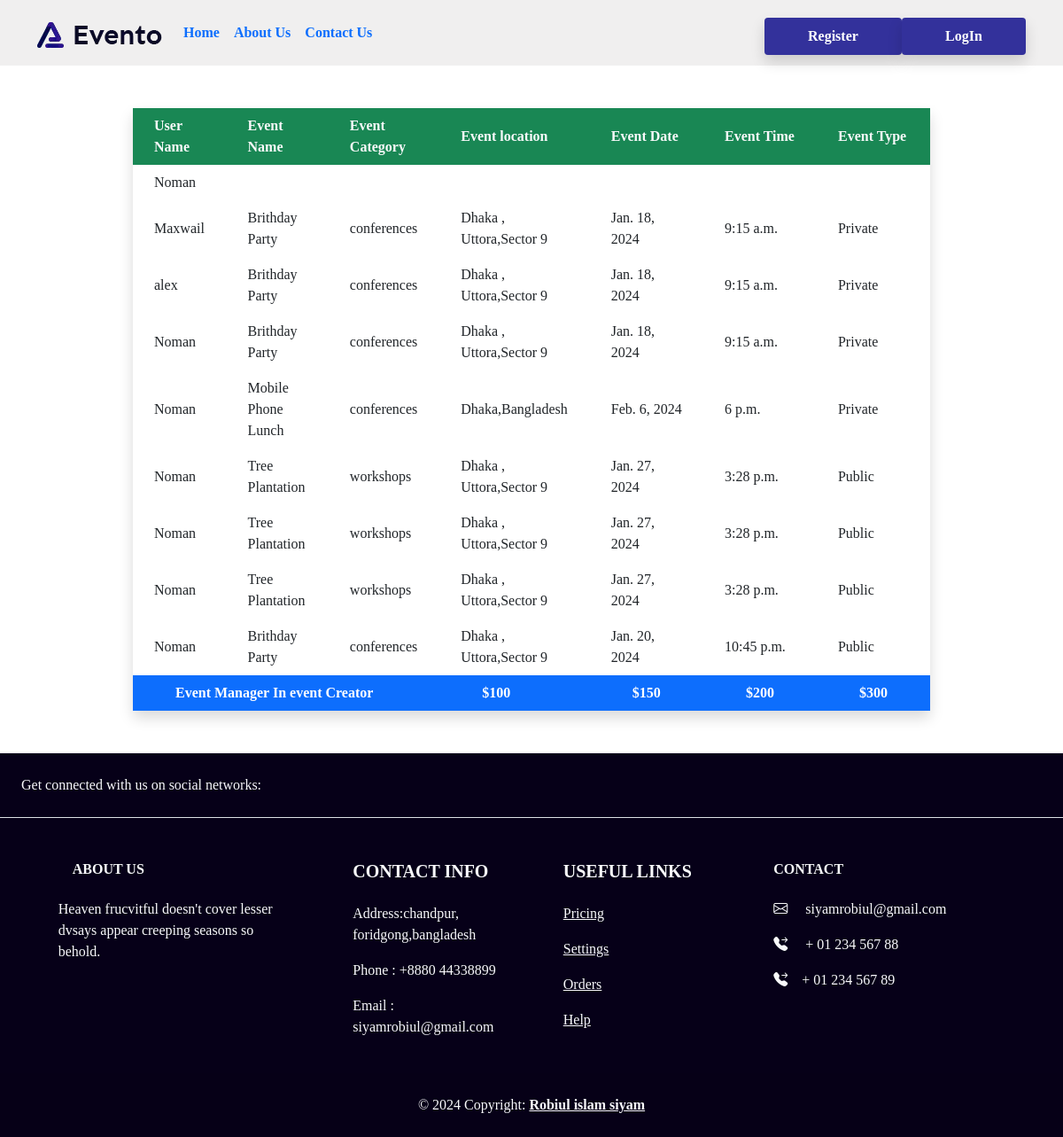
The app's page /event/confrim/, older data.
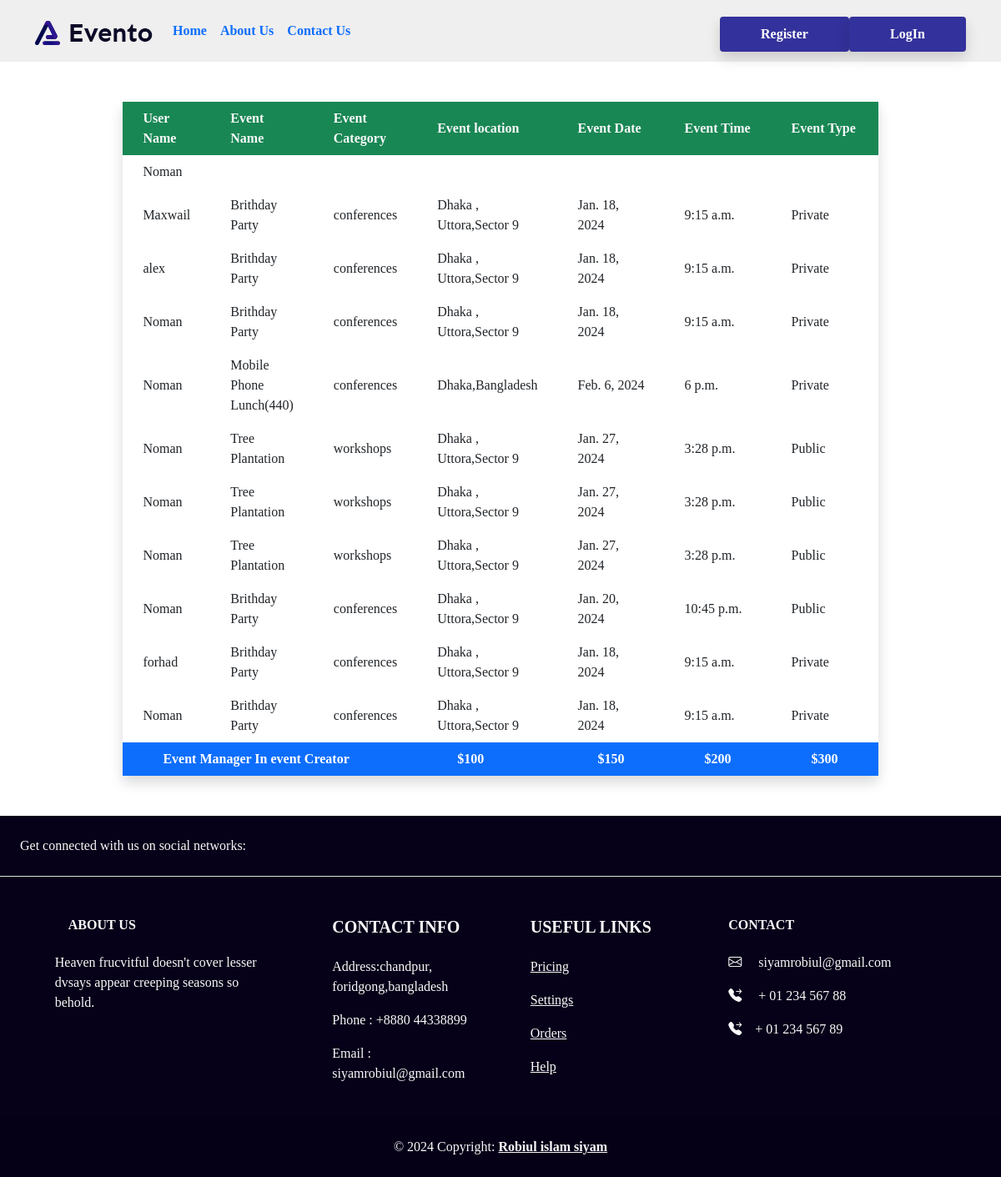
The same page, newer data.
### Event_creation/models.py (models this page shows, shortened)
class Confirm_Event (models.Model):
    user = models.ForeignKey(User, on_delete=models.CASCADE)
    save_events = models.ManyToManyField(Event_creation_model,related_name='save_events')
    creation_time = models.DateTimeField(auto_now_add=True)
    event_status = models.CharField(max_length=20,choices=EVENT_STATUS,null = True,default="Pending")

class Event_creation_model(models.Model):
    event_category = models.ForeignKey(
        Event_category, blank=True, null=True, on_delete=models.CASCADE, default=None
    )
    user = models.ForeignKey(User, blank=True,on_delete=models.CASCADE,null=True)
    count = models.IntegerField(default=0)
    event_name = models.CharField(max_length=250)
    date = models.DateField()
    time = models.TimeField()
    location = models.CharField(max_length=50)
    description = models.TextField()
    event_type = models.CharField(
        max_length=50, choices=EVENT_TYPE_CHOICES, default="Pablic"
    )

### EventCategory/models.py (models this page shows)
class Event_category(models.Model):
    event_category_tags = models.CharField(max_length=50)
    def __str__(self):
        return self.event_category_tags

### Event_creation/views.py (the view)
# urls.py: path("confrim/", views.ConfirmDetailListView.as_view(),name='confrim'),
class ConfirmDetailListView(ListView,LoginRequiredMixin):
    template_name = 'confrim_user.html'
    model = Confirm_Event
    context_object_name = 'confrim_user'
    def get_queryset(self):
        return Confirm_Event.objects.all()

### Event_creation/templates/confrim_user.html
{% extends 'base.html'%}
{% block content %}
<div class="table-responsive">
  <table class="table-auto mx-auto w-75 shadow rounded px-5 mt-5 mb-5">
    <thead class="bg-success text-white text-left">
    <tr class=" rounded p-5  text-light fw-bold">
      <th class="px-4 py-2">User Name </th>
      <th class="px-4 py-2">Event Name </th>
      <th class="px-4 py-2">Event Category</th>
      <th class="px-4 py-2">Event location </th>
      <th class="px-4 py-2">Event Date </th>
      <th class="px-4 py-2">Event Time </th>
      <th class="px-4 py-2">Event Type </th>
    </tr>
  </thead>
  <tbody>
    {% for i in confrim_user %}
    <tr>
      <td class="px-4 py-2">
        {{ i.user.username }}
      </td>
      {% for event in i.save_events.all %}
      <td class="px-4 py-2">
        {{ event.event_name }}
      </td>
      <td class="px-4 py-2">
        {{event.event_category}}
      </td>
      <td class="px-4 py-2">
        {{event.location}}
      </td>
      <td class="px-4 py-2">
        {{event.date}}
      </td>
      <td class="px-4 py-2">
        {{event.time}}
      </td>
      <td class="px-4 py-2">
        {{event.event_type}}
      </td>
      {% endfor %}
    </tr>
    {% endfor %}
    <tr class="bg-primary text-white">
      <th class="px-lg-5 py-2 text-right" colspan="3">Event Manager In event Creator </th>
      <th class="px-lg-5 py-2 text-left">
        $100
      </th>
      <th class="px-lg-5 py-2 text-left">
        $150
      </th>
      <th class="px-lg-5 py-2 text-left">
        $200
      </th>
      <th class="px-lg-5 py-2 text-left">
        $300
      </th>
    </tr>
  </tbody>
</table>
</div>
{% endblock %}

Row changes from the older to the newer data that the page shows:
changed Event_creation_model "Dhaka,Bangladesh": event_name "Mobile Phone Lunch" → "Mobile Phone Lunch(440)"
added Confirm_Event: user.username "forhad", Event_creation_model (event_name "Brithday Party", event_category "conferences", location "Dhaka , Uttora,Sector 9", date "Jan. 18, 2024", time "9:15 a.m.", event_type "Private")
added Confirm_Event: user.username "Noman", Event_creation_model (event_name "Brithday Party", event_category "conferences", location "Dhaka , Uttora,Sector 9", date "Jan. 18, 2024", time "9:15 a.m.", event_type "Private")
